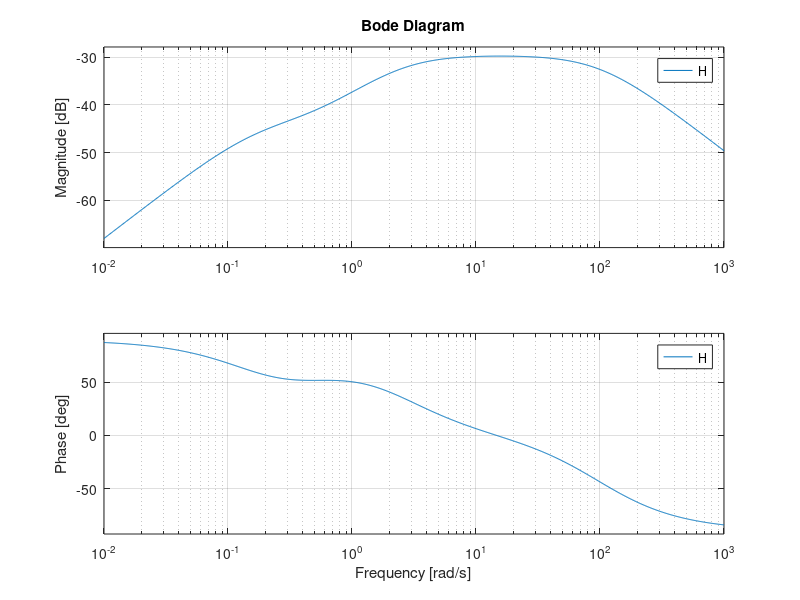

Here is the MATLAB script that generated this plot:
clear; close all; clc

% Define the symbolic variable s
s = tf('s');

% Define the transfer function
numerator = 100 * s * (10 * s + 5);
denominator = (30 * s + 5) * (s + 100) * (10 * s + 25);

H = numerator / denominator;

% Display the transfer function
disp('Transfer Function:');
disp(H);

% Plot the Bode plot
bode(H);
